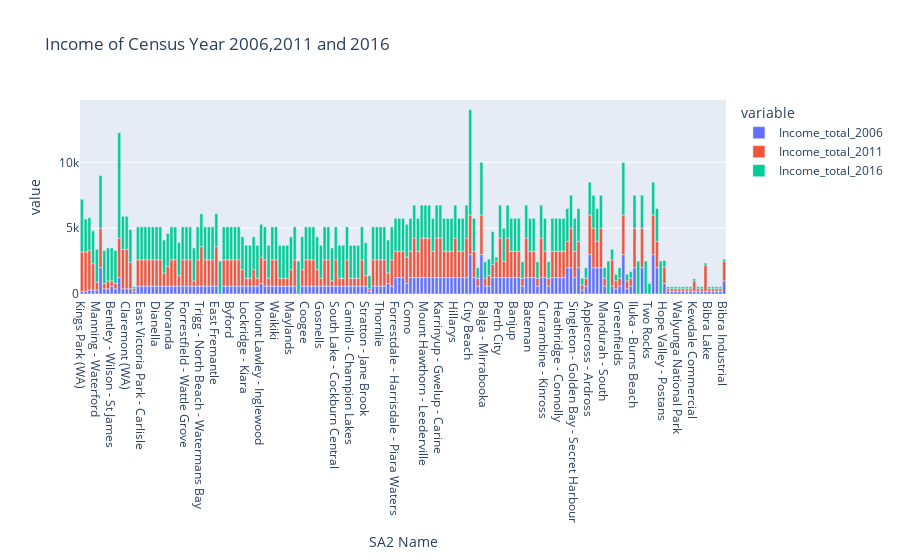

Here is the notebook cell this chart was saved with:
### Code cell
fig_income_total = px.bar(df, x="SA2 Name", y=["Income_total_2006", "Income_total_2011", "Income_total_2016"], title="Income of Census Year 2006,2011 and 2016")
fig_income_total.show()

### Figure 1 — Plotly figure (JSON) as saved in the notebook; plotly's stock layout.template omitted (floating-point values rounded to 4 significant figures; data arrays with more than 128 entries replaced by an {"elided": "..."} marker saying what was removed)
{"data": [{"alignmentgroup": "True", "hovertemplate": "variable=Income_total_2006<br>SA2 Name=%{x}<br>value=%{y}<extra></extra>", "legendgroup": "Income_total_2006", "marker": {"color": "#636efa"}, "name": "Income_total_2006", "offsetgroup": "Income_total_2006", "orientation": "v", "showlegend": true, "textposition": "auto", "type": "bar", "x": {"elided": "173 str values"}, "xaxis": "x", "y": {"elided": "173 int values"}, "yaxis": "y"}, {"alignmentgroup": "True", "hovertemplate": "variable=Income_total_2011<br>SA2 Name=%{x}<br>value=%{y}<extra></extra>", "legendgroup": "Income_total_2011", "marker": {"color": "#EF553B"}, "name": "Income_total_2011", "offsetgroup": "Income_total_2011", "orientation": "v", "showlegend": true, "textposition": "auto", "type": "bar", "x": {"elided": "173 str values"}, "xaxis": "x", "y": {"elided": "173 int values"}, "yaxis": "y"}, {"alignmentgroup": "True", "hovertemplate": "variable=Income_total_2016<br>SA2 Name=%{x}<br>value=%{y}<extra></extra>", "legendgroup": "Income_total_2016", "marker": {"color": "#00cc96"}, "name": "Income_total_2016", "offsetgroup": "Income_total_2016", "orientation": "v", "showlegend": true, "textposition": "auto", "type": "bar", "x": {"elided": "173 str values"}, "xaxis": "x", "y": {"elided": "173 int values"}, "yaxis": "y"}], "layout": {"barmode": "relative", "legend": {"title": {"text": "variable"}, "tracegroupgap": 0}, "title": {"text": "Income of Census Year 2006,2011 and 2016"}, "xaxis": {"anchor": "y", "domain": [0, 1], "title": {"text": "SA2 Name"}}, "yaxis": {"anchor": "x", "domain": [0, 1], "title": {"text": "value"}}}}
